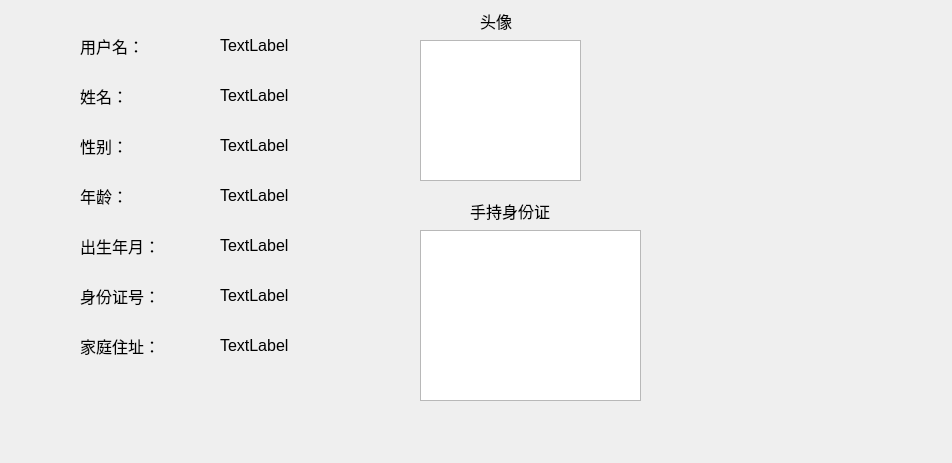
<?xml version="1.0" encoding="UTF-8"?>
<ui version="4.0">
 <class>Form</class>
 <widget class="QWidget" name="Form">
  <property name="geometry">
   <rect>
    <x>0</x>
    <y>0</y>
    <width>952</width>
    <height>463</height>
   </rect>
  </property>
  <property name="windowTitle">
   <string>Form</string>
  </property>
  <widget class="QLabel" name="label">
   <property name="geometry">
    <rect>
     <x>80</x>
     <y>30</y>
     <width>72</width>
     <height>31</height>
    </rect>
   </property>
   <property name="font">
    <font>
     <pointsize>12</pointsize>
    </font>
   </property>
   <property name="text">
    <string>用户名：</string>
   </property>
  </widget>
  <widget class="QLabel" name="label_2">
   <property name="geometry">
    <rect>
     <x>80</x>
     <y>80</y>
     <width>72</width>
     <height>31</height>
    </rect>
   </property>
   <property name="font">
    <font>
     <pointsize>12</pointsize>
    </font>
   </property>
   <property name="text">
    <string>姓名：</string>
   </property>
  </widget>
  <widget class="QLabel" name="label_3">
   <property name="geometry">
    <rect>
     <x>80</x>
     <y>130</y>
     <width>72</width>
     <height>31</height>
    </rect>
   </property>
   <property name="font">
    <font>
     <pointsize>12</pointsize>
    </font>
   </property>
   <property name="text">
    <string>性别：</string>
   </property>
  </widget>
  <widget class="QLabel" name="label_4">
   <property name="geometry">
    <rect>
     <x>80</x>
     <y>180</y>
     <width>72</width>
     <height>31</height>
    </rect>
   </property>
   <property name="font">
    <font>
     <pointsize>12</pointsize>
    </font>
   </property>
   <property name="text">
    <string>年龄：</string>
   </property>
  </widget>
  <widget class="QLabel" name="label_5">
   <property name="geometry">
    <rect>
     <x>80</x>
     <y>230</y>
     <width>91</width>
     <height>31</height>
    </rect>
   </property>
   <property name="font">
    <font>
     <pointsize>12</pointsize>
    </font>
   </property>
   <property name="text">
    <string>出生年月：</string>
   </property>
  </widget>
  <widget class="QLabel" name="label_6">
   <property name="geometry">
    <rect>
     <x>80</x>
     <y>280</y>
     <width>91</width>
     <height>31</height>
    </rect>
   </property>
   <property name="font">
    <font>
     <pointsize>12</pointsize>
    </font>
   </property>
   <property name="text">
    <string>身份证号：</string>
   </property>
  </widget>
  <widget class="QLabel" name="label_7">
   <property name="geometry">
    <rect>
     <x>80</x>
     <y>330</y>
     <width>91</width>
     <height>31</height>
    </rect>
   </property>
   <property name="font">
    <font>
     <pointsize>12</pointsize>
    </font>
   </property>
   <property name="text">
    <string>家庭住址：</string>
   </property>
  </widget>
  <widget class="QLabel" name="label_8">
   <property name="geometry">
    <rect>
     <x>220</x>
     <y>30</y>
     <width>151</width>
     <height>31</height>
    </rect>
   </property>
   <property name="font">
    <font>
     <pointsize>12</pointsize>
    </font>
   </property>
   <property name="text">
    <string>TextLabel</string>
   </property>
  </widget>
  <widget class="QLabel" name="label_9">
   <property name="geometry">
    <rect>
     <x>220</x>
     <y>80</y>
     <width>141</width>
     <height>31</height>
    </rect>
   </property>
   <property name="font">
    <font>
     <pointsize>12</pointsize>
    </font>
   </property>
   <property name="text">
    <string>TextLabel</string>
   </property>
  </widget>
  <widget class="QLabel" name="label_10">
   <property name="geometry">
    <rect>
     <x>220</x>
     <y>130</y>
     <width>101</width>
     <height>31</height>
    </rect>
   </property>
   <property name="font">
    <font>
     <pointsize>12</pointsize>
    </font>
   </property>
   <property name="text">
    <string>TextLabel</string>
   </property>
  </widget>
  <widget class="QLabel" name="label_11">
   <property name="geometry">
    <rect>
     <x>220</x>
     <y>180</y>
     <width>91</width>
     <height>31</height>
    </rect>
   </property>
   <property name="font">
    <font>
     <pointsize>12</pointsize>
    </font>
   </property>
   <property name="text">
    <string>TextLabel</string>
   </property>
  </widget>
  <widget class="QLabel" name="label_12">
   <property name="geometry">
    <rect>
     <x>220</x>
     <y>230</y>
     <width>131</width>
     <height>31</height>
    </rect>
   </property>
   <property name="font">
    <font>
     <pointsize>12</pointsize>
    </font>
   </property>
   <property name="text">
    <string>TextLabel</string>
   </property>
  </widget>
  <widget class="QLabel" name="label_13">
   <property name="geometry">
    <rect>
     <x>220</x>
     <y>280</y>
     <width>211</width>
     <height>31</height>
    </rect>
   </property>
   <property name="font">
    <font>
     <pointsize>12</pointsize>
    </font>
   </property>
   <property name="text">
    <string>TextLabel</string>
   </property>
  </widget>
  <widget class="QLabel" name="label_14">
   <property name="geometry">
    <rect>
     <x>220</x>
     <y>330</y>
     <width>211</width>
     <height>31</height>
    </rect>
   </property>
   <property name="font">
    <font>
     <pointsize>12</pointsize>
    </font>
   </property>
   <property name="text">
    <string>TextLabel</string>
   </property>
  </widget>
  <widget class="QGraphicsView" name="graphicsView">
   <property name="geometry">
    <rect>
     <x>420</x>
     <y>230</y>
     <width>221</width>
     <height>171</height>
    </rect>
   </property>
  </widget>
  <widget class="QLabel" name="label_15">
   <property name="geometry">
    <rect>
     <x>470</x>
     <y>200</y>
     <width>101</width>
     <height>21</height>
    </rect>
   </property>
   <property name="font">
    <font>
     <pointsize>12</pointsize>
    </font>
   </property>
   <property name="text">
    <string>手持身份证</string>
   </property>
  </widget>
  <widget class="QLabel" name="label_16">
   <property name="geometry">
    <rect>
     <x>480</x>
     <y>10</y>
     <width>51</width>
     <height>21</height>
    </rect>
   </property>
   <property name="font">
    <font>
     <pointsize>12</pointsize>
    </font>
   </property>
   <property name="text">
    <string>头像</string>
   </property>
  </widget>
  <widget class="QGraphicsView" name="graphicsView_2">
   <property name="geometry">
    <rect>
     <x>420</x>
     <y>40</y>
     <width>161</width>
     <height>141</height>
    </rect>
   </property>
  </widget>
 </widget>
 <resources/>
 <connections/>
</ui>
